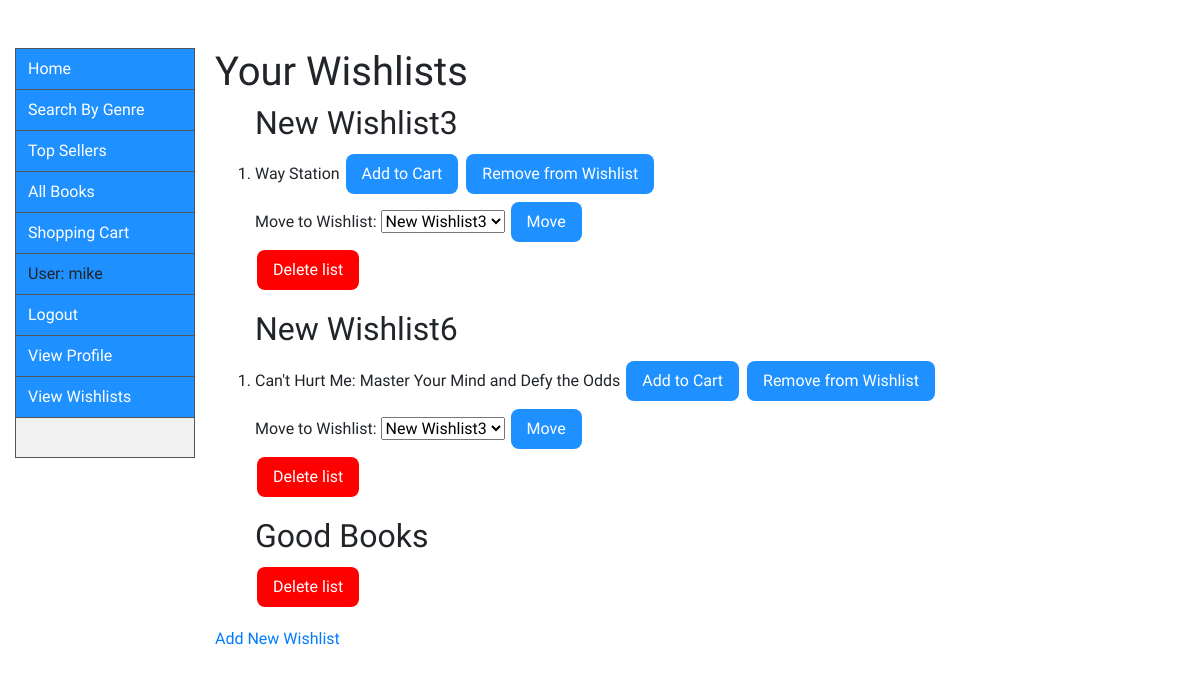
/search/wishlists/ (signed in), run on an earlier commit of the app's database.
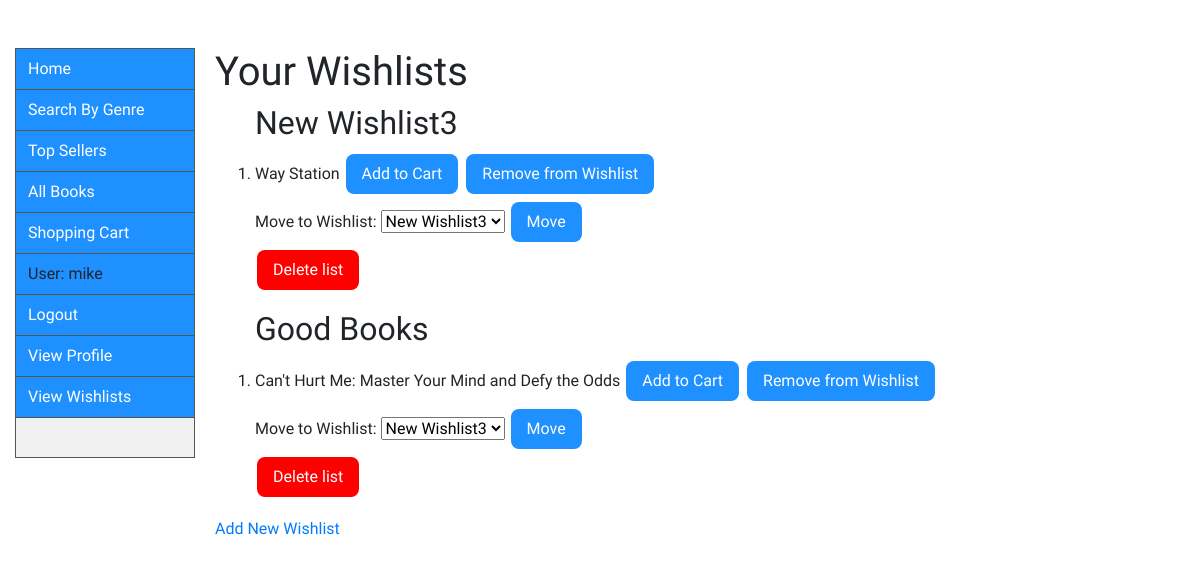
And on a later commit of the database.
### catalog/models.py (models this page shows, shortened)
class Wishlist(models.Model):
    user = models.ForeignKey(User, on_delete=models.CASCADE)
    books = models.ManyToManyField(Book)
    name = models.CharField(max_length=100, default='New Wishlist')

class Book(models.Model):
    title = models.CharField(max_length=200)
    author = models.ForeignKey('Author', on_delete=models.SET_NULL, null=True)
    publisher = models.CharField(max_length=50, default='Publisher')
    publishing_date = models.DateTimeField()
    summary = models.TextField(
        max_length=1000, help_text='Enter a brief description of the book')
    price = models.FloatField(default="9.99")
    genre = models.ManyToManyField(
        Genre, help_text='Select a genre for this book')
    model_pic = models.ImageField(upload_to='pics/', blank=True, null=True)
    slug = models.SlugField()
    class Meta:
        verbose_name_plural = "books"
    def get_add_to_cart_url(self):
        return reverse('add-to-cart', kwargs={
            'slug': self.slug
        })
    def get_remove_from_wishlist_url(self):
        return reverse('remove-from-wishlist', kwargs={
            'slug': self.slug
        })
    def get_transfer_wishlist_url(self):
        return reverse('transfer-wishlist', kwargs={
            'slug': self.slug
        })

### catalog/views.py (the view)
# urls.py: path('wishlists/', views.WishlistsView.as_view(), name='wishlists'),
class WishlistsView(generic.ListView):
    model = Wishlist
    template_name = 'catalog/wishlists.html'
    queryset = Book.objects.all()
    def get_context_data(self, **kwargs):
        context = super().get_context_data(**kwargs)
        if self.request.user.is_authenticated:
            context['wishlists'] = Wishlist.objects.filter(
                user=self.request.user)
        return context

### catalog/templates/catalog/wishlists.html (shortened to what this page needs)
{% extends "base_generic.html" %}
{% block content %}
{% if user.is_authenticated %}
    <h1>Your Wishlists</h1>
    {% for wishlist in wishlists %}
    <ol>
    <h2>{{ wishlist.name }}</h2>
    {% for book in wishlist.books.all %}
    <li>{{ book.title }} <a href="{{book.get_add_to_cart_url}}"> <button type="button" class="button2">Add to Cart</button> </a>
    <a href="{{book.get_remove_from_wishlist_url}}"> <button type="button" class="button2">Remove from Wishlist</button> </a>
        <form action="{{book.get_transfer_wishlist_url}}" method="post">
            Move to Wishlist:
            <select name="wish">
                {% for list in wishlists %}
            <option value="{{list.id}}">{{list.name}}</option>
                {% endfor %}
            </select>
            <button type="submit" class="button2">Move</button>
        </form>
    </li>
    {% endfor %}
    <form action="{% url 'delete-wishlist' %}" method="post">{% csrf_token %} <button type="submit" name="del" value="{{wishlist.id}}" class="button3">Delete list</button></form>
    </ol>
    {% endfor %}
    <a href="newwish/">Add New Wishlist</a>
    {% else %}
    <h1>Oops!</h1>
    <p>You are not <a href="{% url 'login' %}">logged in</a>.</p>
{% endif %}
{% endblock %}

### catalog/templates/base_generic.html (shortened to what this page needs)
<!DOCTYPE html>
<html lang="en">
<head>
  <link rel="stylesheet" href="https://stackpath.bootstrapcdn.com/bootstrap/4.1.3/css/bootstrap.min.css">
  {% load static %}
  <link rel="stylesheet" href="{% static 'css/styles.css' %}">
</head>
<body style="background-color: white;">
  <div class="container-fluid">
    <div class="row">
      <div class="col-sm-2">
      {% block sidebar %}
        <ul>
          <li><a href="{% url 'index' %}" class="liststyle">Home</a></li>
          <li><a href="{% url 'search' %}" class="liststyle">Search By Genre</a></li>
          <li><a href="{% url 'topsellers' %}" class="liststyle">Top Sellers</a></li>
          <li><a href="{% url 'books' %}" class="liststyle">All Books</a></li>
          {% if user.is_authenticated %}
          <li><a href="{% url 'shoppingcart' %}" class="liststyle">Shopping Cart</a></li>
          <li><a class="liststyle">User: {{ user.get_username }}</a></li>
          <li><a href="{% url 'logout'%}?next={{request.path}}" class="liststyle">Logout</a></li>
          <li><a href="{% url 'profile'%}" class="liststyle">View Profile</a>
          <li><a href="{% url 'wishlists'%}" class="liststyle">View Wishlists</a>
          {% else %}
          <li><a href="{% url 'login'%}" class="liststyle">Login</a></li>
          <li><a href ="{% url 'signup' %}" class="liststyle">Register</a></li>
          {% endif %}
          {% block pagination %}
          {% load test %}
          {% endblock %}
        </ul>
      {% endblock %}
      </div>
      <div class="col-md-10 ml-auto" id="col-sm-10" style="overflow-x: scroll">
      {% block content %}
      {% endblock %}
      </div>
    </div>
  </div>
</body>
</html>

### catalog/static/css/styles.css (style rules this page uses)
.button2 { background-color: dodgerblue; border: none; border-radius: 8px; color: white; padding: 8px 16px; text-align: center; text-decoration: none; display: inline-block; font-size: 16px; margin: 4px 2px; cursor: pointer; }
.button3 { background-color: red; border: none; border-radius: 8px; color: white; padding: 8px 16px; text-align: center; text-decoration: none; display: inline-block; font-size: 16px; margin: 4px 2px; cursor: pointer; }
ul { list-style-type: none; margin: 0; padding: 0; width: 15%; background-color: #f1f1f1; position: fixed; height: 51.3%; overflow: auto; border: 1px solid #555; }
li a.liststyle { display: block; background-color: dodgerblue; color: white; padding: 8px 12px; text-decoration: none; border-bottom: 1px solid #555; }

### catalog/templates/base_generic.html (style rules this page uses)
body { font-family: 'Rakkas' }

What changed in the data, as far as the page shows it:
removed Wishlist: name "New Wishlist6", {{ wishlist.id }} 17 (drawn), Book (title "Can't Hurt Me: Master Your Mind and Defy the Odds")
changed Wishlist "Good Books": gains Book (title "Can't Hurt Me: Master Your Mind and Defy the Odds")
